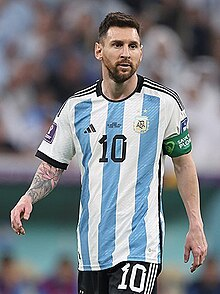
#> input picture dataset/images/messi/test/messi_30.jpg, 220 x 294 px
$ python -i app.py   (imports and definitions only)
#> lines starting #> are read from the running program, lines starting #| are printed output that depends on the picture
import os
import cv2
import numpy as np

'''
- Takes an input the image name and the desired output image size
- Loads the HAAR model to perform face detection task (the output size needs to be (244*244) pixels for the FaceNet model to work correctly
'''
def extract_face(image_path, required_size=(244, 244)):
    # Load the HAAR Cascade for face detection
#> called with image_path = 'dataset/images/messi/test/messi_30.jpg', required_size = (244, 244)
    haar_model_path = cv2.data.haarcascades + "haarcascade_frontalface_default.xml"
    face_cascade = cv2.CascadeClassifier(haar_model_path)

    # Load the image
    image = cv2.imread(image_path)
#> image is the input picture: shape (294, 220, 3); mean B, G, R 133.3, 127.6, 123.6
    if image is None:
        print(f"Could not load image: {image_path}")
        return None

    # Convert the image to grayscale for better detection
    gray = cv2.cvtColor(image, cv2.COLOR_BGR2GRAY)
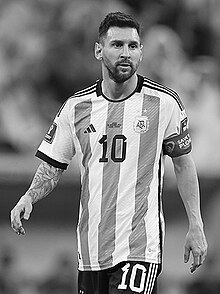
#> gray: shape (294, 220); min 0, max 255, mean 127.1

    # Detect faces in the image
    faces = face_cascade.detectMultiScale(gray, scaleFactor=1.1, minNeighbors=5, minSize=(30, 30))
#> faces = [[99, 26, 52, 52]]

    if len(faces) == 0:
        print(f"No face detected in image: {image_path}")
        return None

    # Assuming the first detected face is the target
    x, y, w, h = faces[0]
#> x = 99; y = 26; w = 52; h = 52
    face = image[y:y+h, x:x+w]
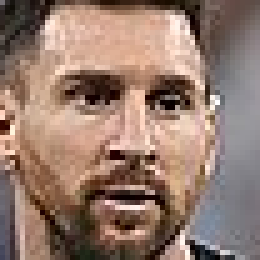
#> face: shape (52, 52, 3) (shown 5 times larger); mean B, G, R 109.5, 122.4, 148.7

    # Resize the face to the target size
    face_resized = cv2.resize(face, required_size)
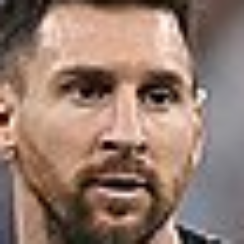
#> face_resized: shape (244, 244, 3); mean B, G, R 109.4, 122.2, 148.5

    return face_resized


'''
- Takes a directory name as input to loop through its images
- Applies the ‘ extract face’ function.
'''
# [8 lines left out: function load_faces, not called in this run]

'''
- Takes the parent directory name and loops through its child directory to apply the load faces function
- Assign to them the corresponding label which is the child directory name.
'''
# [13 lines left out: function load_dataset, not called in this run]

'''
Save the dataset
'''
def save_dataset(X, y, filename):
    np.savez_compressed(filename, X=X, y=y)
    print(f"Dataset saved to {filename}")


# [23 lines left out: function main, not called in this run]


# [2 lines not run here, left out]


>>> result = extract_face('dataset/images/messi/test/messi_30.jpg')
